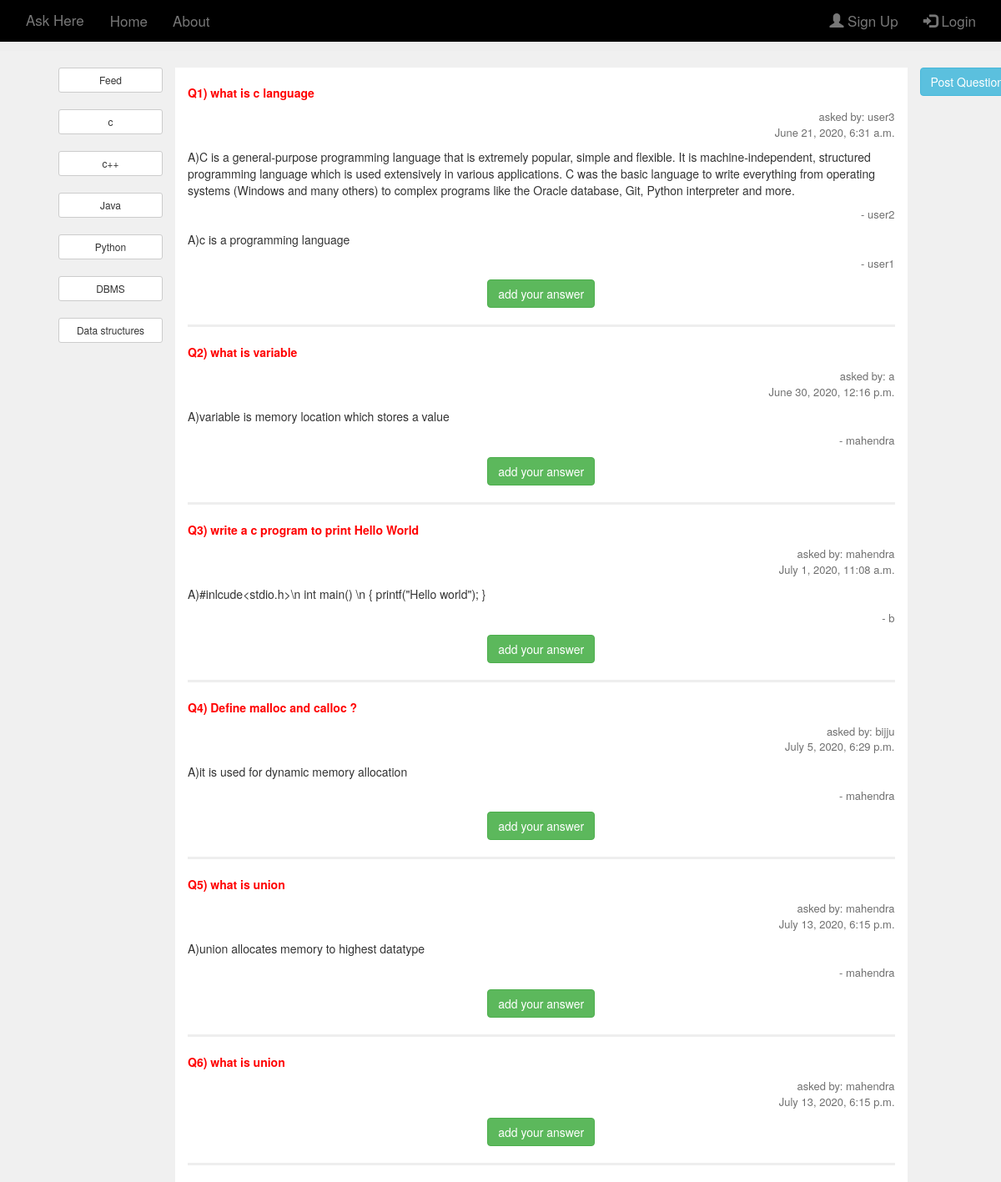
/filter/1/, run on the app's committed database.
### Ask/models.py (models this page shows)
class Interest(models.Model):
    topic = models.CharField(max_length=30)

class Question(models.Model):
    question_text = models.CharField(max_length=300)
    created_by = models.ForeignKey(UserLogin,on_delete = models.CASCADE)
    topic_id = models.ForeignKey(Interest,on_delete=models.CASCADE)
    created_date = models.DateTimeField()

class UserLogin(models.Model):
    username = models.CharField(max_length=20)
    password = models.CharField(max_length=20)
    email = models.EmailField()

class Answer(models.Model):
    que_id = models.ForeignKey(Question,on_delete=models.CASCADE)
    answer_text = models.CharField(max_length=2000)
    answerd_by = models.ForeignKey(UserLogin,on_delete=models.CASCADE)

### Ask/views.py (the view)
# urls.py: path('filter/<int:topic_id>/',filter_view,name='filter'),
def filter_view(request,topic_id):
    questions = Question.objects.filter(topic_id_id=topic_id)   # in operator in sql
    answers = dict()  # stores question_object as key and answers_list as value
    for i in questions:
        answers[i] = Answer.objects.filter(que_id_id=i.id)
    context = {'page':'home','answers':answers,'topics':topics}
    return render(request,'index.html',context)

### Ask/templates/index.html
{% extends 'base.html' %}
{% load static %}
{% block content2 %}
    {% if answers %}
        <br>
        {% for question,answer in answers.items %}
        <div>
            <p class="question-display">
               Q{{forloop.counter}}) {{ question.question_text }}
            </p>
            <p class="user-display">
                asked by:<span> {{  question.created_by.username }} </span>  <br>  <span> {{ question.created_date }}</span>
            </p>
            {% for a in answer %}
                <p class="answer-display">  A){{ a.answer_text }}  </p>
                <p class="user-display"> -<span> {{ a.answerd_by.username }} </span>  </p>
            {% endfor %}
            <div style="text-align: center;">
                <a href="{% url 'add_answer' que_id=question.id %}">
                    <button type="button" class="btn btn-success">add your answer </button>
                </a>
            </div>
            <hr style="border-width: 3px;">
        </div>
        {% endfor %}
    {% else %}
        <br>
        <p> Sorry, No questions Yet .</p>
            <a href="{% url 'post_question' %}">
                <button type="button" class="btn btn-info">Post Question</button>
            </a>
    {% endif %}
{% endblock %}

### Ask/templates/base.html (shortened to what this page needs)
{% load static %}
<!DOCTYPE  html>
<html >
<head>
    <link rel="stylesheet" href="https://maxcdn.bootstrapcdn.com/bootstrap/3.3.7/css/bootstrap.min.css"
>
    <link rel="stylesheet" href="{% static 'default.css' %}">
</head>
<body  style="background-color: #f0f0f0;">
        <nav class="navbar navbar-default navbar-fixed-top">
            <div class="container">
                <div class="navbar-header">
                    <a class="navbar-brand" href="{% url 'index' %}">Ask Here</a>
                  </div>
                <ul class="nav navbar-nav">
                    <li class ={% if page == 'index' %} "active" {% endif %} > <a href="{% url 'index' %}">Home</a> </li>
                    <li class ={% if page == 'about' %} "active" {% endif %} > <a href="{% url 'about' %}">About</a> </li>
                </ul>
                <ul class="nav navbar-nav navbar-right">
                    {% if user.is_authenticated %}
                        <li>  <a href="#" class="username-display"><p style="color: white;">{{ user.username }}</p>   </a>  </li>
                        <li>
                            <a href="{% url 'logout' %}" class="right-nav-display">
                              <button type="button" class="btn btn-danger">logout </button>
                            </a>
                        </li>
                    {%  else  %}
                    <li><a href="{% url 'signup' %}"><span class="glyphicon glyphicon-user"></span> Sign Up</a></li>
                    <li><a href="{% url 'login' %}"><span class="glyphicon glyphicon-log-in"></span> Login</a></li>
                    {% endif %}
                </ul>
            </div>
        </nav>
        <br><br> <hr>
        <div class="container">
            <div class="row">
                <div class="col-md-2">
                    <ul style="list-style-type:none;">
                        <li><a href="{% url 'index' %}">
                                <button class="btn btn-default btn-sm btn-block"> Feed  </button>
                            </a>
                        </li> <br>
                        {% for t in topics %}
                            <li>
                                <a href="{% url 'filter' topic_id=t.id %}" role="button">
                                    <button class="btn btn-default btn-sm btn-block">{{ t.topic }} </button>
                                </a>
                            </li>
                            <br>
                        {% endfor %}
                    </ul>
                </div>
                <div class="col-md-9 middle-display">
                    {% block content2 %}{% endblock %}
                </div>
                <div class="col-md-1">
                    <a href="{% url 'post_question' %}">
                        <button type="button" class="btn btn-info"> Post Question</button>
                    </a>
                </div>
            </div>
        </div>
</body>
</html>

### Ask/static/default.css (style rules this page uses)
.question-display { color: red; font-weight: bold; }
a:link { text-decoration: none; }
.user-display { text-align: right; font-size: small; opacity: 0.7; }
.answer-display { opacity: 1; }
.middle-display { background-color: white; }
.navbar { overflow: hidden; background-color:black; position: fixed; top: 0; width: 100%; }
.navbar a { float: left; display: block; color: #f2f2f2; text-align: center; padding: 14px 16px; text-decoration: none; font-size: 17px; }

### data on the page
Interest: topic "c"
Interest: topic "c++"
Interest: topic "Java"
Interest: topic "Python"
Interest: topic "DBMS"
Interest: topic "Data structures"
Question: question_text "what is c language", created_by.username "user3", created_date "June 21, 2020, 6:31 a.m."
Answer: answer_text "C is a general-purpose programming language that is extremely popular, simple and flexible. It is machine-independent, structured programming language which is used extensively in various applications. C was the basic language to write everything from operating systems (Windows and many others) to complex programs like the Oracle database, Git, Python interpreter and more.", answerd_by.username "user2"
Answer: answer_text "c is a programming language", answerd_by.username "user1"
Question: question_text "what is variable", created_by.username "a", created_date "June 30, 2020, 12:16 p.m."
Answer: answer_text "variable is memory location which stores a value", answerd_by.username "mahendra"
Question: question_text "write a c program to print Hello World", created_by.username "mahendra", created_date "July 1, 2020, 11:08 a.m."
Answer: answer_text "#inlcude<stdio.h>\\n int main() \\n { printf(\"Hello world\"); }", answerd_by.username "b"
Question: question_text "Define malloc and calloc ?", created_by.username "bijju", created_date "July 5, 2020, 6:29 p.m."
Answer: answer_text "it is used for dynamic memory allocation", answerd_by.username "mahendra"
Question: question_text "what is union", created_by.username "mahendra", created_date "July 13, 2020, 6:15 p.m."
Answer: answer_text "union allocates memory to highest datatype", answerd_by.username "mahendra"
Question: question_text "what is union", created_by.username "mahendra", created_date "July 13, 2020, 6:15 p.m."
